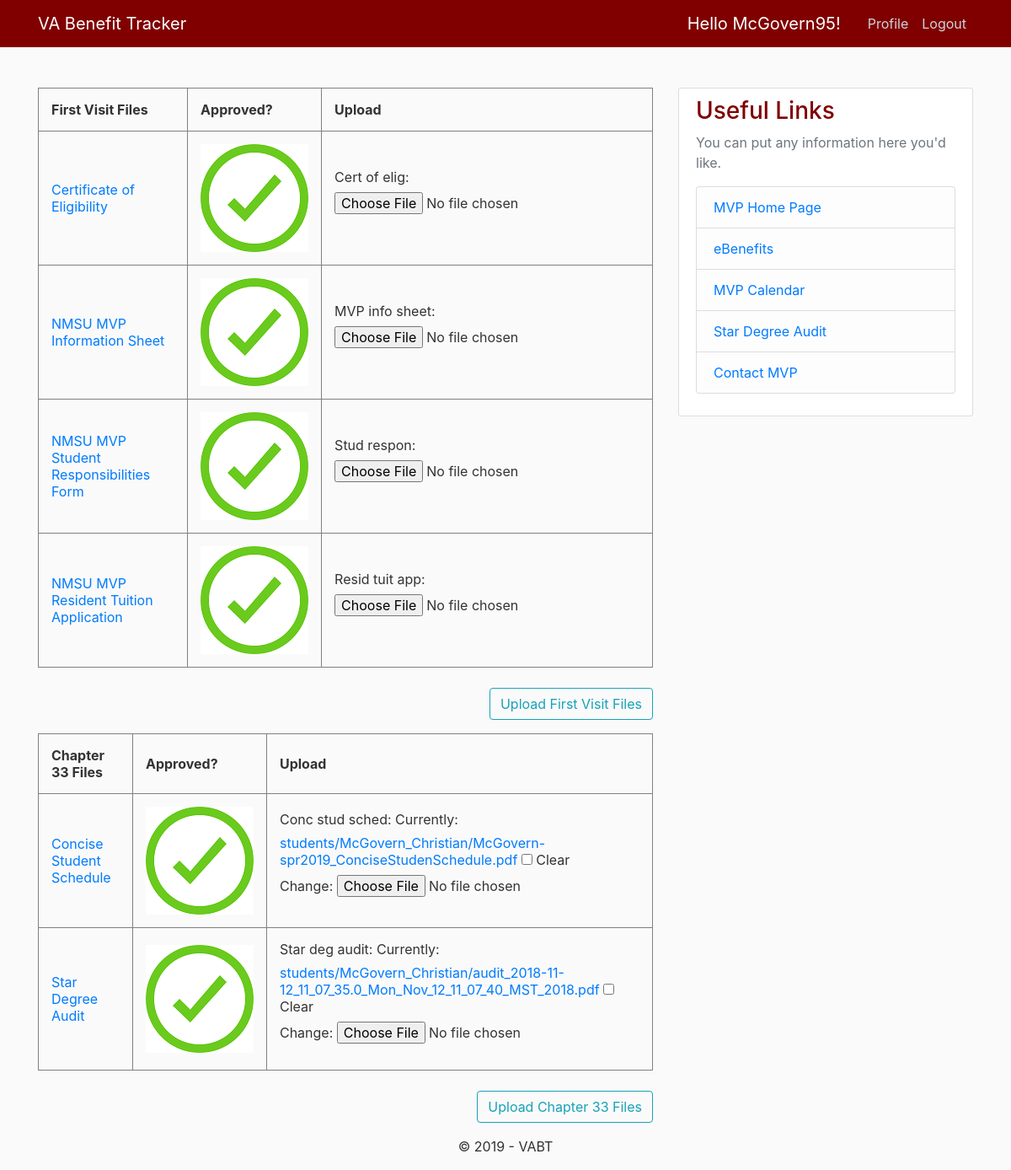
The app's page /student_home/ (signed in) with its own data.
### dashboard/models.py (models this page shows, shortened)
class Post(models.Model):
    title = models.CharField(max_length=100)
    comment = models.TextField()
    date_began = models.DateTimeField(default=timezone.now)
    last_certifier = models.CharField(max_length=80,default='None')
    student = models.ForeignKey(User, related_name='certs', on_delete=models.CASCADE)
    date_cert = models.DateTimeField(default=timezone.now)
    Certificate_of_eligibility = models.BooleanField(default=False)
    date_info = models.DateTimeField(default=timezone.now)
    MVP_information_sheet = models.BooleanField(default=False)
    date_respo = models.DateTimeField(default=timezone.now)
    Student_responsibility = models.BooleanField(default=False)
    date_tuition = models.DateTimeField(default=timezone.now)
    Resident_tuition_app = models.BooleanField(default=False)
    date_concise = models.DateTimeField(default=timezone.now)
    Concise_student_schedule = models.BooleanField(default=False)
    date_audit = models.DateTimeField(default=timezone.now)
    Star_degree_audit = models.BooleanField(default=False)

### users/models.py (models this page shows, shortened)
class UserExtended(models.Model):
    user = models.OneToOneField(User, on_delete=models.CASCADE)
    chapter = models.CharField(max_length=4,choices=[('33','33'), ('30','30'), ('31','31'),('35','35'),('1606','1606')],blank=True)
    is_firsttime = models.BooleanField(default=True)
    is_student = models.BooleanField(default=True)
    phone_regex = RegexValidator(regex=r'^\+?1?\d{9,15}$', message="Phone number must be entered in the format: '+999999999'. Up to 15 digits allowed.")
    phone_notifications = models.BooleanField(default=False)
    phone_number = models.CharField(validators=[phone_regex], max_length=17, blank=True) # validators should be a list
    carrier = models.CharField(max_length=15,choices=[('AT&T','AT&T'),('Verizon','Verizon'),('Sprint','Sprint'),('T-Mobile','T-Mobile'),('Virgin', 'Virgin')], blank=True)
    def user_directory_path(instance, filename):
        return 'students/{0}_{1}/{2}'.format(instance.user.last_name,instance.user.first_name,filename)
    cert_of_elig = models.FileField(upload_to=user_directory_path,validators=[FileExtensionValidator(allowed_extensions=["pdf"])],blank=True,null=True)
    MVP_info_sheet = models.FileField(upload_to=user_directory_path,validators=[FileExtensionValidator(allowed_extensions=['pdf'])],blank=True,null = True)
    stud_respon = models.FileField(upload_to=user_directory_path,validators=[FileExtensionValidator(allowed_extensions=['pdf'])],blank=True,null = True)
    resid_tuit_app = models.FileField(upload_to=user_directory_path,validators=[FileExtensionValidator(allowed_extensions=['pdf'])],blank=True,null = True)
    conc_stud_sched = models.FileField(upload_to=user_directory_path,validators=[FileExtensionValidator(allowed_extensions=['pdf'])],blank=True,null = True)
    star_deg_audit = models.FileField(upload_to=user_directory_path,validators=[FileExtensionValidator(allowed_extensions=['pdf'])],blank=True,null = True)

### dashboard/views.py (the view)
# urls.py: path('student_home/', views.student_home,name='student-home'),
@login_required
def student_home(request):
    if request.method=='POST':
        cert_form = CertForm(request.POST, request.FILES, instance=request.user.userextended)
        mvp_form = MVPForm(request.POST, request.FILES, instance=request.user.userextended)
        stud_form = StudResponForm(request.POST, request.FILES, instance=request.user.userextended)
        resid_form = ResidTuitAppForm(request.POST, request.FILES, instance=request.user.userextended)
        conc_form = ConcStudSchedForm(request.POST, request.FILES, instance=request.user.userextended)
        star_form = StarDegAuditForm(request.POST, request.FILES, instance=request.user.userextended)
        if cert_form.is_valid() == True:
           cert_form.save()
           messages.success(request, f'Your Certificate of Eligibility has been uploaded!')
        if mvp_form.is_valid() == True:
            mvp_form.save()
            messages.success(request, f'Your MVP Information Sheet has been uploaded!')
        if stud_form.is_valid() == True:
            stud_form.save()
            messages.success(request, f'Your Student Responsibilites Form has been uploaded!')
        if resid_form.is_valid() == True:
            resid_form.save()
            messages.success(request, f'Your Resident Tuition Application has been uploaded!')
        if conc_form.is_valid() == True:
            conc_form.save()
            messages.success(request, f'Your Concise Student Schedule has been uploaded!')
        if star_form.is_valid() == True:
            star_form.save()
            messages.success(request, f'Your STAR Degree Audit has been uploaded!')
    else:
        cert_form = CertForm(instance=request.user.userextended)
        mvp_form = MVPForm(instance=request.user.userextended)
        stud_form = StudResponForm(instance=request.user.userextended)
        resid_form = ResidTuitAppForm(instance=request.user.userextended)
        conc_form = ConcStudSchedForm(instance=request.user.userextended)
        star_form = StarDegAuditForm(instance=request.user.userextended)
    certs = Post.objects.all()#for the certification
    context = {
            'cert_form': cert_form,
            'mvp_form' : mvp_form,
            'stud_form' : stud_form,
            'resid_form' : resid_form,
            'conc_form' : conc_form,
            'star_form' : star_form,
            'certs' : certs
    }
    return render(request, 'dashboard/student_home.html',context)

### dashboard/forms.py
class CertForm(forms.ModelForm):
    class Meta:
        model = UserExtended
        fields = ['cert_of_elig']

class MVPForm(forms.ModelForm):
    class Meta:
        model = UserExtended
        fields = ['MVP_info_sheet']

### dashboard/templates/dashboard/student_home.html (shortened to what this page needs)
﻿{%extends "dashboard/base.html" %}
{% block content %}
    {% if user.userextended.is_firsttime %}
        <form method="post" enctype="multipart/form-data">
          <table style="width:100%">
          <caption></caption>
          <tr>
            <th>First Visit Files </th>
            <th>Approved?</th>
            <th>Upload</th>
          </tr>
          <tr>
            <td><a href="https://www.va.gov/education/how-to-apply/">Certificate of Eligibility</a></td>
             {% for p in certs %}
                {%if p.student.username == user.username and p.Certificate_of_eligibility == True %}
                <td><img src="/media/green_check.png"></td>
                {%elif p.student.username == user.username and p.Certificate_of_eligibility == False %}
                <td><img src="/media/red_check.png"></td>
                {%endif%}
             {% endfor %}
            <td>
                {{ cert_form.as_p}}
            </td>
          </tr>
          <tr>
            <td><a href="https://mvp.nmsu.edu/files/2018/09/MVP-Information-Sheet.pdf">NMSU MVP Information Sheet</a></td>
            {% for p in certs %}
                {%if p.student.username == user.username and p.MVP_information_sheet == True %}
                <td><img src="/media/green_check.png"></td>
                {%elif p.student.username == user.username and p.MVP_information_sheet == False %}
                <td><img src="/media/red_check.png"></td>
                {%endif%}
             {% endfor %}
            <td>
                {{ mvp_form.as_p }}
            </td>
          </tr>
          <tr>
                {%if user.userextended.chapter == '30' or user.userextended.chapter == '1606' or user.userextended.chapter == '35' %}
                    <td><a href="https://mvp.nmsu.edu/files/2018/06/Ch_30_1606_1607_35_Student_Responsibilities.pdf">NMSU MVP Student Responsibilities Form</a></td>
                {% elif user.userextended.chapter == '31' %}
                    <td><a href="https://mvp.nmsu.edu/files/2018/06/Ch_31_Student_Responsibilities.pdf">NMSU MVP Student Responsibilities Form</a></td>
                {%else%}
                    <td><a href="https://mvp.nmsu.edu/files/2018/06/Ch_33_Student_Responsibilities.pdf">NMSU MVP Student Responsibilities Form</a></td>
                {%endif%}
            {% for p in certs %}
                {%if p.student.username == user.username and p.Student_responsibility == True %}
                <td><img src="/media/green_check.png"></td>
                {%elif p.student.username == user.username and p.Student_responsibility == False %}
                <td><img src="/media/red_check.png"></td>
                {%endif%}
             {% endfor %}
            <td>
                {{ stud_form.as_p }}
            </td>
          </tr>
              <tr>
            <td><a href="https://mvp.nmsu.edu/files/2018/08/MVP_Waiver.pdf">NMSU MVP Resident Tuition Application </a></td>
            {% for p in certs %}
                {%if p.student.username == user.username and p.Resident_tuition_app == True %}
                <td><img src="/media/green_check.png"></td>
                {%elif p.student.username == user.username and p.Resident_tuition_app == False %}
                <td><img src="/media/red_check.png"></td>
                {%endif%}
             {% endfor %}
            <td>
                {{ resid_form.as_p }}
            </td>
          </tr>
        </table>
      <div style="text-align:right">
            <button class="btn btn-outline-info" type="submit">Upload First Visit Files</button>
      </div>
      </form>
    {% endif %}
    {% if user.userextended.chapter == '33' %}
      <form method="post" enctype="multipart/form-data">
        <table style="width:100%">
        <caption></caption>
          <tr>
            <th>Chapter 33 Files</th>
            <th>Approved?</th>
            <th>Upload</th>
          </tr>
          <tr>
            <td><a href="https://my.nmsu.edu">Concise Student Schedule </a></td>
            {% for p in certs %}
                {%if p.student.username == user.username and p.Concise_student_schedule == True %}
                <td><img src="/media/green_check.png"></td>
                {%elif p.student.username == user.username and p.Concise_student_schedule == False %}
                <td><img src="/media/red_check.png"></td>
                {%endif%}
             {% endfor %}
            <td>
                {{ conc_form.as_p }}
            </td>
          </tr>
          <tr>
            <td><a href="https://degreeaudit.nmsu.edu/">Star Degree Audit</a></td>
            {% for p in certs %}
                {%if p.student.username == user.username and p.Star_degree_audit == True %}
                <td><img src="/media/green_check.png"></td>
                {%elif p.student.username == user.username and p.Star_degree_audit == False %}
                <td><img src="/media/red_check.png"></td>
                {%endif%}
             {% endfor %}
            <td>
                {{ star_form.as_p }}
            </td>
          </tr>
        </table>
       <div style="text-align:right">
            <button class="btn btn-outline-info" type="submit">Upload Chapter 33 Files</button>
       </div>
       </form>
    {% endif %}
{% endblock content %}

### dashboard/templates/dashboard/base.html (shortened to what this page needs)
﻿{% load static %}
<html xmlns="http://www.w3.org/1999/xhtml">
<head>
    <link rel="stylesheet" href="https://maxcdn.bootstrapcdn.com/bootstrap/4.0.0/css/bootstrap.min.css">
    <link href="{% static 'dashboard/main.css' %}" rel="stylesheet" type="text/css"/>
</head>
<body>
    <header class="site-header">
        <nav class="navbar navbar-expand-md navbar-dark bg-steel fixed-top">
            <div class="container">
                    <a class="navbar-brand mr-4" href="{%url 'dashboard-home'%}">VA Benefit Tracker</a>
                <div class="collapse navbar-collapse" id="navbarToggle">
                    <div class="navbar-nav">
                        {% if user.is_authenticated %}
                        <a class="navbar-brand mr-4"><font color="white"> Hello {{user.get_username}}!</font></a>
                        <a class="nav-item nav-link" href="{% url 'profile' %}">Profile</a>
                        <a class="nav-item nav-link" href="{% url 'logout' %}">Logout</a>
                        {% else %}
                        <a class="nav-item nav-link" href="{% url 'login' %}">Login</a>
                        <a class="nav-item nav-link" href="{% url 'registers' %}">Register</a>
                        {% endif %}
                    </div>
                </div>
            </div>
        </nav>
    </header>
    <main role="main" class="container">
        <div class="row">
            <div class="col-md-8">
                {% block content %}{% endblock %}
            </div>
            <div class="col-md-4">
                <div class="content-section">
                    <h3>Useful Links</h3>
                    <p class='text-muted'>
                        You can put any information here you'd like.
                        <ul class="list-group">
                            <li class="list-group-item list-group-item-light"><a href="https://mvp.nmsu.edu/">MVP Home Page</a></li>
                            <li class="list-group-item list-group-item-light"><a href="https://www.ebenefits.va.gov/ebenefits/homepage">eBenefits</a></</li>
                            <li class="list-group-item list-group-item-light"><a href="https://mvp.nmsu.edu/calendar/">MVP Calendar</a></</li>
                            <li class="list-group-item list-group-item-light"><a href="https://degreeaudit.nmsu.edu/">Star Degree Audit</a></</li>
                            <li class="list-group-item list-group-item-light"><a href="https://mvp.nmsu.edu/nmsu-military-and-veterans-programs/contact-us/">Contact MVP</a></</li>
                        </ul>
                    </p>
                </div>
            </div>
        </div>
    </main>
        <footer>
        <center>
            <p>&copy; {{ 2019 }} - VABT</p>
        </center>
        </footer>
</body>
</html>

### dashboard/static/dashboard/main.css (style rules this page uses)
body { background: #fafafa; color: #333333; margin-top: 5rem; }
h1, h2, h3, h4, h5, h6 { color: #800000; }
ul { margin: 0; }
.bg-steel { background-color: #800000; }
.site-header .navbar-nav .nav-link { color: #cbd5db; }
.content-section { background: #ffffff; padding: 10px 20px; border: 1px solid #dddddd; border-radius: 3px; margin-bottom: 20px; }
table, th, td { border: .5px solid gray; border-collapse: collapse; }
th, td { padding: 15px; }

### records on screen
Post: Certificate_of_eligibility True (drawn), MVP_information_sheet True (drawn), Student_responsibility True (drawn), Resident_tuition_app True (drawn), Concise_student_schedule True (drawn), Star_degree_audit True (drawn)

### other values on screen
{{ user.get_username }} "McGovern95"
{{ 2019 }} "2019"
